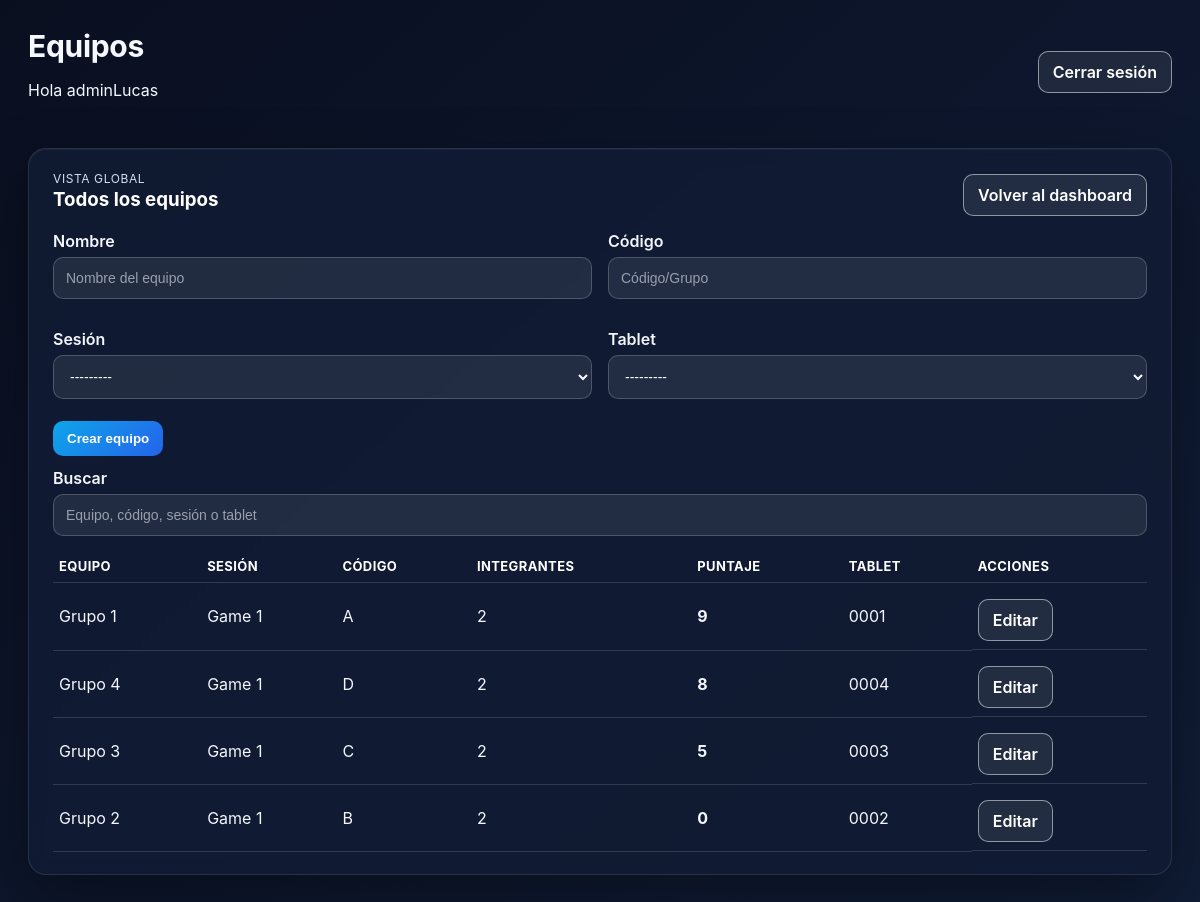
The app's page /admin-panel/equipos/ (signed in) with its own data.
### etapasJuego/models.py (models this page shows, shortened)
class Team(models.Model):
    nombre = models.CharField(max_length=100)
    sesion = models.ForeignKey(GameSession, on_delete=models.CASCADE, related_name="equipos")
    codigo_grupo = models.CharField(max_length=1)
    tokens_empatia = models.PositiveIntegerField(default=0)
    tokens_creatividad = models.PositiveIntegerField(default=0)
    tokens_evaluacion = models.PositiveIntegerField(default=0)
    tokens_totales = models.PositiveIntegerField(default=0)
    tablet = models.OneToOneField(
        "Tablet",
        related_name="team",
        on_delete=models.SET_NULL,
        null=True,
        blank=True,
    )

class GameSession(models.Model):
    THEME_CHOICES = [
        ("SALUD", "Salud"),
        ("SUST", "Sustentabilidad"),
        ("EDU", "Educación"),
    ]
    MODO_CHOICES = [
        ("LOGIN_RANDOM", "Asignación automática en el login"),
        ("PRECONFIGURADO", "Asignación preconfigurada por el profesor"),
    ]
    nombre = models.CharField(max_length=100)
    codigo = models.CharField(max_length=10, unique=True)
    fecha = models.DateField(auto_now_add=True)
    profesor = models.ForeignKey(
        settings.AUTH_USER_MODEL,
        on_delete=models.SET_NULL,
        null=True,
        blank=True,
        related_name="sesiones_juego",
    )
    etapa_actual = models.CharField(max_length=20, default="ETAPA1")
    seccion = models.ForeignKey(
        "login.SeccionEstudiantes",
        related_name="sesiones",
        on_delete=models.SET_NULL,
        null=True,
        blank=True,
    )
    modo_asignacion = models.CharField(
        max_length=20,
        choices=MODO_CHOICES,
        default="LOGIN_RANDOM",
    )
    duracion_etapa1_segundos = models.PositiveIntegerField(default=5 * 60)
    duracion_etapa2_segundos = models.PositiveIntegerField(default=10 * 60)
    duracion_etapa3_segundos = models.PositiveIntegerField(default=15 * 60)
    duracion_etapa4_segundos = models.PositiveIntegerField(default=10 * 60)
    qr_encuesta_url = models.URLField(blank=True, null=True)
    qr_instagram_url = models.URLField(blank=True, null=True)
    qr_linkedin_url = models.URLField(blank=True, null=True)
    class Meta:
        constraints = [
            models.UniqueConstraint(
                fields=["seccion"],
                name="unique_gamesession_per_seccion",
            ),
        ]
    def __str__(self):
        return f"{self.nombre} ({self.codigo})"

class Tablet(models.Model):
    codigo = models.CharField(max_length=50, unique=True)
    codigo_acceso = models.CharField(
        max_length=16,
        unique=True,
        null=True,
        blank=True,
        editable=False,
    )
    descripcion = models.CharField(max_length=200, blank=True)
    sesion = models.ForeignKey(
        "GameSession",
        related_name="tablets",
        on_delete=models.CASCADE,
        null=True,
        blank=True,
    )
    def __str__(self):
        return self.codigo

### login/panel_views.py (the view, shortened to what this page needs)
# urls.py: path("equipos/", views.admin_equipos, name="equipos"),
@admin_required
def admin_equipos(request):
    q = request.GET.get("q", "").strip()
    equipos = (
        Team.objects.select_related("sesion", "sesion__profesor", "tablet")
        .prefetch_related("estudiantes")
        .order_by("-tokens_totales", "sesion__nombre", "codigo_grupo")
    )
    form = TeamAdminForm(request.POST or None)
    if request.method == "POST" and form.is_valid():
        form.save()
        messages.success(request, "Equipo creado correctamente.")
        return redirect("adminpanel:equipos")
    return render(
        request,
        "login/admin/equipos.html",
        {"equipos": equipos, "form": form, "q": q},
    )

### login/forms.py
class TeamAdminForm(BaseStyledModelForm):
    class Meta:
        model = Team
        fields = ["nombre", "codigo_grupo", "sesion", "tablet"]
        widgets = {
            "nombre": forms.TextInput(attrs={"placeholder": "Nombre del equipo"}),
            "codigo_grupo": forms.TextInput(attrs={"placeholder": "Código/Grupo"}),
        }

### login/permissions.py (called while the page is built)
def is_admin(user) -> bool:
    return user.is_superuser or user.is_staff or user_has_role(user, ADMIN_GROUP)

def _role_required(check_fn, error_message):
    def decorator(view_func):
        @wraps(view_func)
        def _wrapped(request, *args, **kwargs):
            if not request.user.is_authenticated:
                return redirect("login:login")
            if not check_fn(request.user):
                messages.error(request, error_message)
                return redirect("login:login")
            return view_func(request, *args, **kwargs)
        return login_required(_wrapped)
    return decorator

### login/templates/login/admin/equipos.html (shortened to what this page needs)
{% extends "login/panel_base.html" %}
{% block header_title %}Equipos{% endblock %}
{% block content %}
<div class="panel-card">
    <div class="card-header">
        <div>
            <p class="eyebrow">Vista global</p>
            <h3>Todos los equipos</h3>
        </div>
        <a class="btn-link btn-outline" href="{% url 'adminpanel:dashboard' %}">Volver al dashboard</a>
    </div>
    <form method="post" class="panel-form" style="margin-bottom:12px;">
        <div class="panel-grid two-col">
            <div class="form-group">
                <label for="{{ form.nombre.id_for_label }}">Nombre</label>
                {{ form.nombre }}
            </div>
            <div class="form-group">
                <label for="{{ form.codigo_grupo.id_for_label }}">Código</label>
                {{ form.codigo_grupo }}
            </div>
            <div class="form-group">
                <label for="{{ form.sesion.id_for_label }}">Sesión</label>
                {{ form.sesion }}
            </div>
            <div class="form-group">
                <label for="{{ form.tablet.id_for_label }}">Tablet</label>
                {{ form.tablet }}
            </div>
        </div>
        <div class="panel-actions-row">
            <button type="submit" class="btn-link btn-primary">Crear equipo</button>
        </div>
    </form>
    <form method="get" class="panel-form" style="margin-bottom:12px;">
        <div class="form-group">
            <label>Buscar</label>
            <input type="text" name="q" value="{{ q }}" placeholder="Equipo, código, sesión o tablet" class="form-field">
        </div>
    </form>
    <div class="panel-table-wrapper">
        <table class="panel-table compact">
            <thead>
                <tr>
                    <th>Equipo</th>
                    <th>Sesión</th>
                    <th>Código</th>
                    <th>Integrantes</th>
                    <th>Puntaje</th>
                    <th>Tablet</th>
                    <th>Acciones</th>
                </tr>
            </thead>
            <tbody>
                {% for e in equipos %}
                    <tr>
                        <td>{{ e.nombre }}</td>
                        <td>{{ e.sesion.nombre|default:"N/A" }}</td>
                        <td>{{ e.codigo_grupo }}</td>
                        <td>{{ e.estudiantes.count }}</td>
                        <td><strong>{{ e.tokens_totales|default:0 }}</strong></td>
                        <td>{{ e.tablet.codigo|default:"Sin asignar" }}</td>
                        <td class="panel-actions-row">
                            <a class="btn-link btn-outline" href="{% url 'adminpanel:equipo_editar' e.id %}">Editar</a>
                        </td>
                    </tr>
                {% empty %}
                    <tr><td colspan="6">No hay equipos registrados.</td></tr>
                {% endfor %}
            </tbody>
        </table>
    </div>
</div>
{% endblock %}

### login/templates/login/panel_base.html (shortened to what this page needs)
{% load static %}
<!DOCTYPE html>
<html lang="es">
<head>
    <link rel="stylesheet" href="{% static 'login/css/panel.css' %}">
</head>
<body class="panel-body {% if request.resolver_match and request.resolver_match.app_name == 'adminpanel' %}admin-theme{% elif request.resolver_match and request.resolver_match.app_name == 'profesorpanel' %}professor-theme{% endif %}">
    <div class="panel-container">
        <div class="panel-topbar">
            <div>
                <h1>{% block header_title %}Panel{% endblock %}</h1>
                <p>Hola {{ request.user.get_full_name|default:request.user.username }}</p>
            </div>
            <div class="panel-actions">
                {% if request.user.is_authenticated %}
                    <a class="btn-link btn-outline" href="{% url 'login:logout' %}">Cerrar sesión</a>
                {% endif %}
            </div>
        </div>
        {% block content %}{% endblock %}
    </div>
</body>
</html>

### login/static/login/css/panel.css (style rules this page uses)
body.panel-body { font-family: 'Inter', 'Helvetica Neue', Arial, sans-serif; background: #0b1021; background-image: radial-gradient(circle at 20% 20%, rgba(255,255,255,0.06), transparent 20%), radial-gradient(circle at 80% 10%, rgba(255,255,255,0.05), transparent 18%), linear-gradient(135deg, #0b1021 0%, #0e152d 45%, #0b162f 100%); min-height: 100vh; margin: 0; padding: 28px; color: #e6edf9; }
.panel-body.admin-theme { background: linear-gradient(140deg, #0a0f20 0%, #0d162c 50%, #101d36 100%); color: #f5f8ff; }
.panel-container { max-width: 1300px; margin: 0 auto; padding-bottom: 24px; }
.panel-topbar { display: flex; align-items: center; justify-content: space-between; color: #f5f8ff; margin-bottom: 32px; position: relative; }
.panel-topbar h1 { margin: 0; font-size: 30px; letter-spacing: -0.3px; }
.panel-topbar .panel-actions { display: flex; gap: 12px; }
.panel-card { background: #0f1a31; border-radius: 18px; padding: 22px 24px; box-shadow: 0 22px 64px rgba(0, 0, 0, 0.28), 0 1px 0 rgba(255, 255, 255, 0.08) inset, 0 1px 0 rgba(255, 255, 255, 0.05); border: 1px solid rgba(255,255,255,0.08); margin-bottom: 22px; text-decoration: none; color: #f7faff; display: block; backdrop-filter: blur(8px); }
.panel-body.admin-theme .panel-card, .panel-body.professor-theme .panel-card { background: rgba(17, 28, 52, 0.92); border: 1px solid rgba(255,255,255,0.1); box-shadow: 0 24px 60px rgba(0, 0, 0, 0.35), 0 1px 0 rgba(255, 255, 255, 0.05) inset; }
.panel-grid { display: grid; grid-template-columns: repeat(auto-fit, minmax(260px, 1fr)); gap: 20px; align-items: stretch; }
.panel-card h2, .panel-card h3 { margin-top: 0; margin-bottom: 8px; color: #ffffff; }
.panel-table { width: 100%; min-width: 100%; border-collapse: collapse; box-sizing: border-box; table-layout: auto; }
.panel-table th, .panel-table td { padding: 12px 10px; border-bottom: 1px solid rgba(255,255,255,0.14); text-align: left; color: #f5f7ff; word-break: break-word; white-space: normal; }
.panel-table-wrapper { width: 100%; overflow-x: auto; }
.panel-table th { font-weight: 700; color: #ffffff; text-transform: uppercase; letter-spacing: 0.4px; font-size: 13px; }
.panel-form .form-group { margin-bottom: 14px; }
.panel-form label { display: block; margin-bottom: 6px; font-weight: 600; color: #f4f6fb; }
.panel-form .form-group { margin-bottom: 14px; width: 100%; }
.panel-form input, .panel-form select, .panel-form textarea { display: block; width: 100%; border: 1px solid rgba(255,255,255,0.2); border-radius: 10px; padding: 12px; font-size: 14px; background: rgba(255,255,255,0.08); color: #f9fbff; box-sizing: border-box; }
.panel-form input::placeholder, .panel-form textarea::placeholder { color: rgba(233, 237, 247, 0.6); }
.panel-form .panel-grid { gap: 16px; width: 100%; align-items: start; }
.btn-link { display: inline-block; padding: 10px 14px; border-radius: 10px; border: none; color: #ffffff; text-decoration: none; cursor: pointer; font-weight: 600; transition: transform 0.08s ease, box-shadow 0.12s ease; }
.btn-primary { background: linear-gradient(135deg, #0ea5e9 0%, #2563eb 100%); }
.btn-outline { border: 1px solid rgba(255,255,255,0.5); color: #ffffff; background: rgba(255,255,255,0.08); }
.panel-actions-row { display: flex; gap: 8px; flex-wrap: wrap; margin-top: 8px; }
.eyebrow { text-transform: uppercase; letter-spacing: 0.6px; font-size: 12px; color: #d5ddf2; margin: 0 0 2px 0; }
.card-header { display: flex; align-items: center; justify-content: space-between; gap: 12px; margin-bottom: 12px; }
.two-col { grid-template-columns: repeat(auto-fit, minmax(360px, 1fr)); }
.panel-table.compact th, .panel-table.compact td { padding: 8px 6px; }

### records on screen
Team: nombre "Grupo 1", sesion.nombre "Game 1", codigo_grupo "A", estudiantes.count "2", tokens_totales "9", tablet.codigo "0001"
Team: nombre "Grupo 4", sesion.nombre "Game 1", codigo_grupo "D", estudiantes.count "2", tokens_totales "8", tablet.codigo "0004"
Team: nombre "Grupo 3", sesion.nombre "Game 1", codigo_grupo "C", estudiantes.count "2", tokens_totales "5", tablet.codigo "0003"
Team: nombre "Grupo 2", sesion.nombre "Game 1", codigo_grupo "B", estudiantes.count "2", tokens_totales "0", tablet.codigo "0002"

### other values on screen
{{ request.user.get_full_name|default:request.user.username }} "adminLucas"
